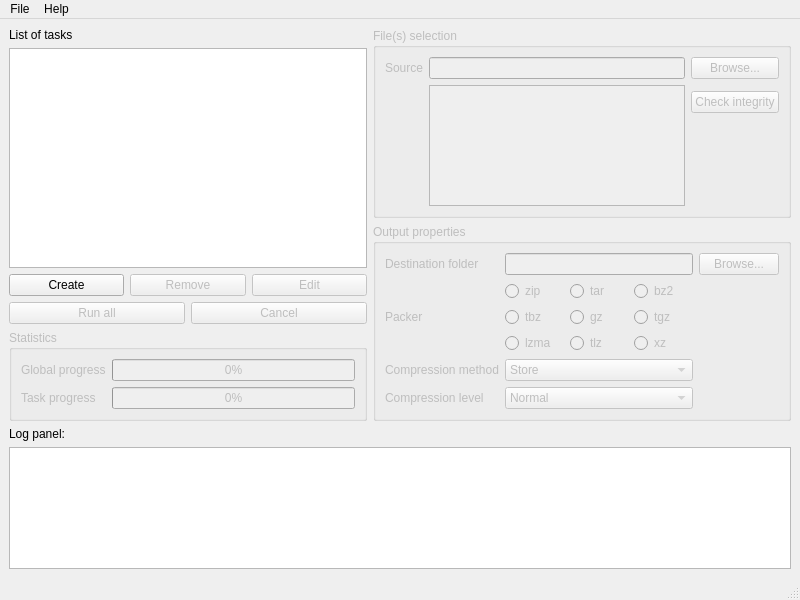
<?xml version="1.0" encoding="UTF-8"?>
<ui version="4.0">
 <class>MainWindow</class>
 <widget class="QMainWindow" name="MainWindow">
  <property name="geometry">
   <rect>
    <x>0</x>
    <y>0</y>
    <width>800</width>
    <height>600</height>
   </rect>
  </property>
  <property name="windowTitle">
   <string>PackY</string>
  </property>
  <widget class="QWidget" name="centralwidget">
   <property name="tabletTracking">
    <bool>false</bool>
   </property>
   <property name="autoFillBackground">
    <bool>false</bool>
   </property>
   <layout class="QGridLayout" name="gridLayout_4">
    <item row="1" column="1" colspan="2">
     <layout class="QVBoxLayout" name="vlayout_bottom">
      <item>
       <widget class="QLabel" name="label_log_panel">
        <property name="text">
         <string>Log panel:</string>
        </property>
       </widget>
      </item>
      <item>
       <widget class="QPlainTextEdit" name="log_panel">
        <property name="focusPolicy">
         <enum>Qt::NoFocus</enum>
        </property>
       </widget>
      </item>
     </layout>
    </item>
    <item row="0" column="2">
     <layout class="QVBoxLayout" name="vlayout_right">
      <item>
       <widget class="QGroupBox" name="group_box_file_selection">
        <property name="enabled">
         <bool>false</bool>
        </property>
        <property name="title">
         <string>File(s) selection</string>
        </property>
        <property name="flat">
         <bool>false</bool>
        </property>
        <property name="checkable">
         <bool>false</bool>
        </property>
        <layout class="QGridLayout" name="gridLayout_2">
         <item row="0" column="1">
          <widget class="QLineEdit" name="line_edit_source">
           <property name="readOnly">
            <bool>true</bool>
           </property>
          </widget>
         </item>
         <item row="0" column="0">
          <widget class="QLabel" name="label_source">
           <property name="text">
            <string>Source</string>
           </property>
          </widget>
         </item>
         <item row="0" column="2">
          <widget class="QPushButton" name="push_button_source">
           <property name="text">
            <string>Browse...</string>
           </property>
          </widget>
         </item>
         <item row="3" column="2">
          <spacer name="verticalSpacer">
           <property name="orientation">
            <enum>Qt::Vertical</enum>
           </property>
           <property name="sizeHint" stdset="0">
            <size>
             <width>20</width>
             <height>40</height>
            </size>
           </property>
          </spacer>
         </item>
         <item row="1" column="1" rowspan="3">
          <widget class="QTreeView" name="tree_view_source"/>
         </item>
         <item row="2" column="2">
          <widget class="QPushButton" name="push_button_check_integrity">
           <property name="text">
            <string>Check integrity</string>
           </property>
          </widget>
         </item>
        </layout>
       </widget>
      </item>
      <item>
       <widget class="QGroupBox" name="group_box_output_properties">
        <property name="enabled">
         <bool>false</bool>
        </property>
        <property name="title">
         <string>Output properties</string>
        </property>
        <layout class="QGridLayout" name="gridLayout_3">
         <item row="1" column="0">
          <widget class="QLabel" name="label_packer">
           <property name="text">
            <string>Packer</string>
           </property>
          </widget>
         </item>
         <item row="4" column="0">
          <widget class="QLabel" name="label_compression_method">
           <property name="text">
            <string>Compression method</string>
           </property>
          </widget>
         </item>
         <item row="5" column="0">
          <widget class="QLabel" name="label_compression_level">
           <property name="text">
            <string>Compression level</string>
           </property>
          </widget>
         </item>
         <item row="0" column="0">
          <widget class="QLabel" name="label_destination">
           <property name="text">
            <string>Destination folder</string>
           </property>
          </widget>
         </item>
         <item row="1" column="1">
          <layout class="QGridLayout" name="glayout_packer">
           <item row="0" column="1">
            <widget class="QRadioButton" name="rbutton_tar">
             <property name="text">
              <string>tar</string>
             </property>
             <attribute name="buttonGroup">
              <string notr="true">button_group_packer_type</string>
             </attribute>
            </widget>
           </item>
           <item row="1" column="0">
            <widget class="QRadioButton" name="rbutton_tbz">
             <property name="text">
              <string>tbz</string>
             </property>
             <attribute name="buttonGroup">
              <string notr="true">button_group_packer_type</string>
             </attribute>
            </widget>
           </item>
           <item row="1" column="1">
            <widget class="QRadioButton" name="rbutton_gz">
             <property name="text">
              <string>gz</string>
             </property>
             <attribute name="buttonGroup">
              <string notr="true">button_group_packer_type</string>
             </attribute>
            </widget>
           </item>
           <item row="1" column="2">
            <widget class="QRadioButton" name="rbutton_tgz">
             <property name="text">
              <string>tgz</string>
             </property>
             <attribute name="buttonGroup">
              <string notr="true">button_group_packer_type</string>
             </attribute>
            </widget>
           </item>
           <item row="0" column="2">
            <widget class="QRadioButton" name="rbutton_bz2">
             <property name="text">
              <string>bz2</string>
             </property>
             <attribute name="buttonGroup">
              <string notr="true">button_group_packer_type</string>
             </attribute>
            </widget>
           </item>
           <item row="0" column="0">
            <widget class="QRadioButton" name="rbutton_zip">
             <property name="text">
              <string>zip</string>
             </property>
             <attribute name="buttonGroup">
              <string notr="true">button_group_packer_type</string>
             </attribute>
            </widget>
           </item>
           <item row="2" column="0">
            <widget class="QRadioButton" name="rbutton_lzma">
             <property name="text">
              <string>lzma</string>
             </property>
             <attribute name="buttonGroup">
              <string notr="true">button_group_packer_type</string>
             </attribute>
            </widget>
           </item>
           <item row="2" column="1">
            <widget class="QRadioButton" name="rbutton_tlz">
             <property name="text">
              <string>tlz</string>
             </property>
             <attribute name="buttonGroup">
              <string notr="true">button_group_packer_type</string>
             </attribute>
            </widget>
           </item>
           <item row="2" column="2">
            <widget class="QRadioButton" name="rbutton_xz">
             <property name="text">
              <string>xz</string>
             </property>
             <attribute name="buttonGroup">
              <string notr="true">button_group_packer_type</string>
             </attribute>
            </widget>
           </item>
          </layout>
         </item>
         <item row="0" column="1">
          <widget class="QLineEdit" name="line_edit_destination">
           <property name="readOnly">
            <bool>true</bool>
           </property>
          </widget>
         </item>
         <item row="4" column="1">
          <widget class="QComboBox" name="cbox_compression_method">
           <item>
            <property name="text">
             <string>Store</string>
            </property>
           </item>
           <item>
            <property name="text">
             <string>Deflate</string>
            </property>
           </item>
           <item>
            <property name="text">
             <string>Optimal (2x slower)</string>
            </property>
           </item>
          </widget>
         </item>
         <item row="5" column="1">
          <widget class="QComboBox" name="cbox_compression_level">
           <item>
            <property name="text">
             <string>Normal</string>
            </property>
           </item>
           <item>
            <property name="text">
             <string>Maximum</string>
            </property>
           </item>
           <item>
            <property name="text">
             <string>Fast</string>
            </property>
           </item>
           <item>
            <property name="text">
             <string>Fastest</string>
            </property>
           </item>
          </widget>
         </item>
         <item row="0" column="2">
          <widget class="QPushButton" name="push_button_destination">
           <property name="text">
            <string>Browse...</string>
           </property>
          </widget>
         </item>
        </layout>
       </widget>
      </item>
     </layout>
    </item>
    <item row="0" column="1">
     <layout class="QVBoxLayout" name="vlayout_left">
      <item>
       <widget class="QLabel" name="label_list_of_tasks">
        <property name="text">
         <string>List of tasks</string>
        </property>
       </widget>
      </item>
      <item>
       <widget class="QTableView" name="table_view_session">
        <property name="focusPolicy">
         <enum>Qt::NoFocus</enum>
        </property>
        <property name="styleSheet">
         <string notr="true">QTableView { selection-color: #FFFFFF; selection-background-color:  #696969 }</string>
        </property>
        <property name="lineWidth">
         <number>1</number>
        </property>
        <property name="selectionMode">
         <enum>QAbstractItemView::SingleSelection</enum>
        </property>
        <property name="selectionBehavior">
         <enum>QAbstractItemView::SelectRows</enum>
        </property>
        <attribute name="horizontalHeaderStretchLastSection">
         <bool>true</bool>
        </attribute>
        <attribute name="verticalHeaderVisible">
         <bool>false</bool>
        </attribute>
       </widget>
      </item>
      <item>
       <layout class="QHBoxLayout" name="hlayout_task_management">
        <item>
         <widget class="QPushButton" name="push_button_create">
          <property name="text">
           <string>Create</string>
          </property>
         </widget>
        </item>
        <item>
         <widget class="QPushButton" name="push_button_remove">
          <property name="enabled">
           <bool>false</bool>
          </property>
          <property name="text">
           <string>Remove</string>
          </property>
         </widget>
        </item>
        <item>
         <widget class="QPushButton" name="push_button_edit">
          <property name="enabled">
           <bool>false</bool>
          </property>
          <property name="text">
           <string>Edit</string>
          </property>
         </widget>
        </item>
       </layout>
      </item>
      <item>
       <layout class="QHBoxLayout" name="hlayout_task_running">
        <item>
         <widget class="QPushButton" name="push_button_run_all">
          <property name="enabled">
           <bool>false</bool>
          </property>
          <property name="sizePolicy">
           <sizepolicy hsizetype="Minimum" vsizetype="Fixed">
            <horstretch>0</horstretch>
            <verstretch>0</verstretch>
           </sizepolicy>
          </property>
          <property name="text">
           <string>Run all</string>
          </property>
         </widget>
        </item>
        <item>
         <widget class="QPushButton" name="push_button_cancel">
          <property name="enabled">
           <bool>false</bool>
          </property>
          <property name="sizePolicy">
           <sizepolicy hsizetype="Minimum" vsizetype="Fixed">
            <horstretch>0</horstretch>
            <verstretch>0</verstretch>
           </sizepolicy>
          </property>
          <property name="text">
           <string>Cancel</string>
          </property>
         </widget>
        </item>
       </layout>
      </item>
      <item>
       <widget class="QGroupBox" name="group_box_statistics">
        <property name="enabled">
         <bool>false</bool>
        </property>
        <property name="title">
         <string>Statistics</string>
        </property>
        <layout class="QGridLayout" name="gridLayout">
         <item row="1" column="1">
          <widget class="QProgressBar" name="pbar_task_progress">
           <property name="value">
            <number>0</number>
           </property>
          </widget>
         </item>
         <item row="1" column="0">
          <widget class="QLabel" name="label_task_progress">
           <property name="text">
            <string>Task progress</string>
           </property>
          </widget>
         </item>
         <item row="0" column="1">
          <widget class="QProgressBar" name="pbar_global_progress">
           <property name="value">
            <number>0</number>
           </property>
          </widget>
         </item>
         <item row="0" column="0">
          <widget class="QLabel" name="label_global_progress">
           <property name="text">
            <string>Global progress</string>
           </property>
          </widget>
         </item>
        </layout>
       </widget>
      </item>
     </layout>
    </item>
   </layout>
  </widget>
  <widget class="QMenuBar" name="menubar">
   <property name="geometry">
    <rect>
     <x>0</x>
     <y>0</y>
     <width>800</width>
     <height>22</height>
    </rect>
   </property>
   <widget class="QMenu" name="menu_file">
    <property name="title">
     <string>File</string>
    </property>
    <addaction name="action_new_session"/>
    <addaction name="separator"/>
    <addaction name="action_open"/>
    <addaction name="separator"/>
    <addaction name="action_save"/>
    <addaction name="action_save_as"/>
    <addaction name="separator"/>
    <addaction name="action_options"/>
    <addaction name="separator"/>
    <addaction name="action_exit"/>
   </widget>
   <widget class="QMenu" name="menu_help">
    <property name="title">
     <string>Help</string>
    </property>
    <addaction name="action_documentation"/>
    <addaction name="action_about"/>
   </widget>
   <addaction name="menu_file"/>
   <addaction name="menu_help"/>
  </widget>
  <widget class="QStatusBar" name="statusBar"/>
  <action name="action_about">
   <property name="text">
    <string>About</string>
   </property>
  </action>
  <action name="action_exit">
   <property name="text">
    <string>Exit</string>
   </property>
  </action>
  <action name="action_documentation">
   <property name="text">
    <string>Documentation</string>
   </property>
  </action>
  <action name="action_options">
   <property name="text">
    <string>Options...</string>
   </property>
  </action>
  <action name="action_save">
   <property name="text">
    <string>Save</string>
   </property>
  </action>
  <action name="action_new_session">
   <property name="text">
    <string>New Session</string>
   </property>
  </action>
  <action name="action_open">
   <property name="text">
    <string>Open...</string>
   </property>
  </action>
  <action name="action_save_as">
   <property name="text">
    <string>Save As...</string>
   </property>
  </action>
 </widget>
 <resources/>
 <connections/>
 <buttongroups>
  <buttongroup name="button_group_packer_type"/>
 </buttongroups>
</ui>
